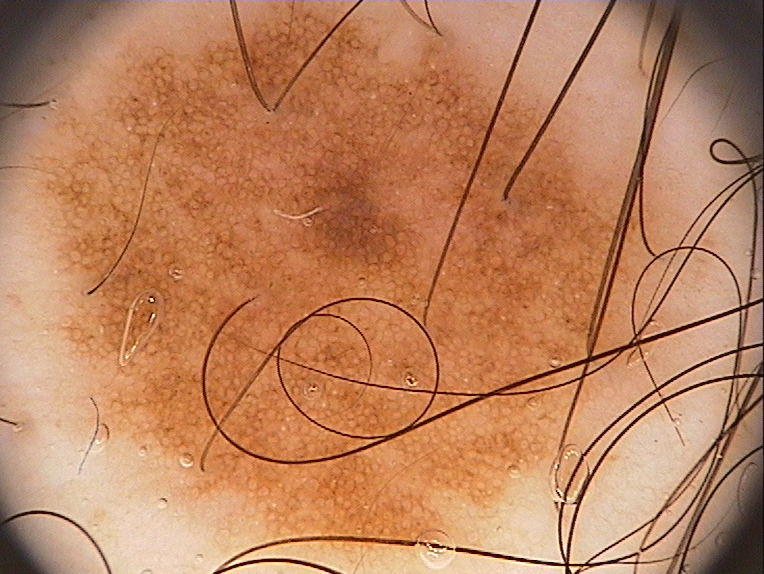
#> input picture lesion.images/image1.png, 764 x 574 px, found by its file name
$ python dull_razor.py
#> lines starting #> are read from the running program, lines starting #| are printed output that depends on the picture; after the words box and inside, x2 and y2 are one past the last pixel; in counts of white or black regions, pixels touching at a corner belong together
import cv2

#IMAGE ACQUISITION

#Input image
path='./lesion.images/image1.png'
#Read image
image=cv2.imread(path,cv2.IMREAD_COLOR)
#> image is the input picture: shape (574, 764, 3); mean B, G, R 94.1, 130.4, 188.1
#Image cropping
img=image[30:410,30:560]
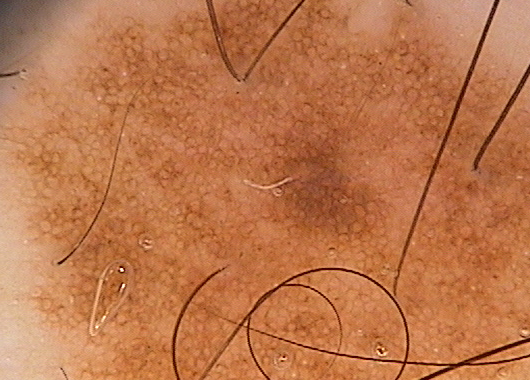
#> img: shape (380, 530, 3); mean B, G, R 76.4, 118.4, 188.8

#DULL RAZOR (REMOVE HAIR)

#Gray scale
grayScale = cv2.cvtColor(img, cv2.COLOR_RGB2GRAY )
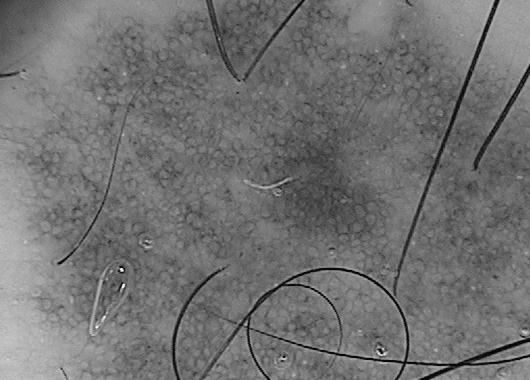
#> grayScale: shape (380, 530); min 6, max 251, mean 113.9
#Black hat filter
kernel = cv2.getStructuringElement(1,(9,9))
blackhat = cv2.morphologyEx(grayScale, cv2.MORPH_BLACKHAT, kernel)
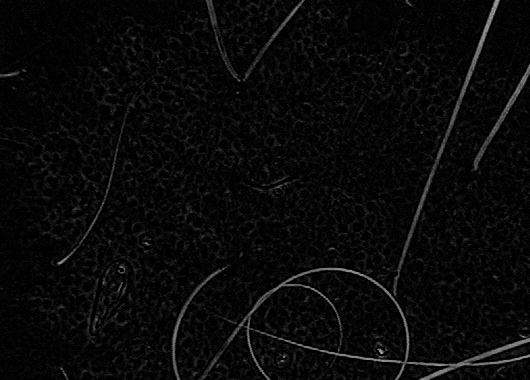
#> blackhat: shape (380, 530); min 0, max 185, mean 9.1
#Gaussian filter
bhg= cv2.GaussianBlur(blackhat,(3,3),cv2.BORDER_DEFAULT)
#Binary thresholding (MASK)
ret,mask = cv2.threshold(bhg,10,255,cv2.THRESH_BINARY)
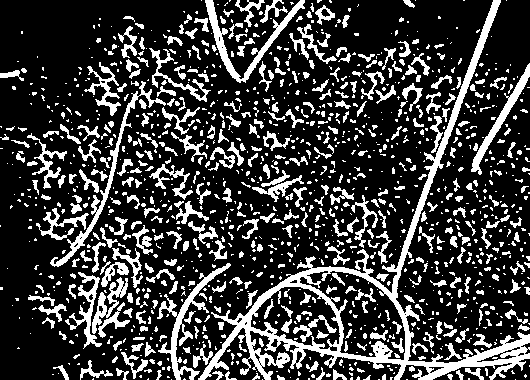
#> mask: shape (380, 530); 23.7% white; 1334 white regions (917 under 20 px), largest, box (x1, y1, x2, y2) and area: (198, 0, 530, 380) 9655, (157, 263, 231, 380) 1365, (205, 0, 305, 83) 1302
#Replace pixels of the mask
dst = cv2.inpaint(img,mask,6,cv2.INPAINT_TELEA)
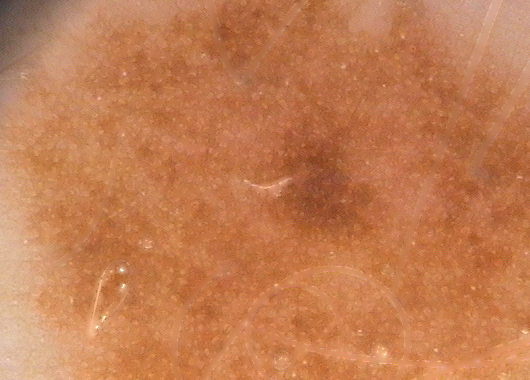
#> dst: shape (380, 530, 3); mean B, G, R 81.8, 124.4, 195

#Display images
cv2.imshow("Original image",image)
cv2.imshow("Cropped image",img)
cv2.imshow("Gray Scale image",grayScale)
cv2.imshow("Blackhat",blackhat)
cv2.imshow("Binary mask",mask)
cv2.imshow("Clean image",dst)

cv2.waitKey()
cv2.destroyAllWindows()

$ run again, with lesion.images/image2.png copied over lesion.images/image1.png
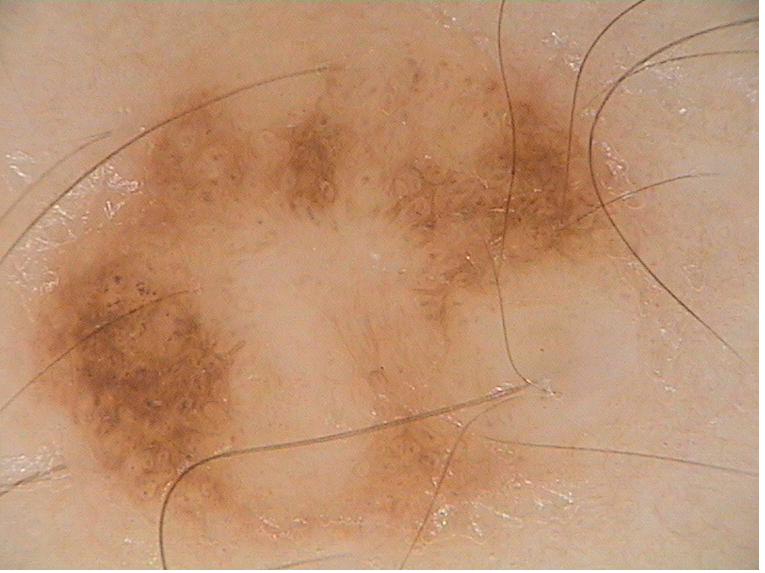
#> input picture lesion.images/image2.png, 765 x 573 px, found by its file name
#> image is the input picture: shape (573, 765, 3); mean B, G, R 114.7, 147.1, 190.7
#> `grayScale = cv2.cvtColor(img, cv2.COLOR_RGB2GRAY )`:
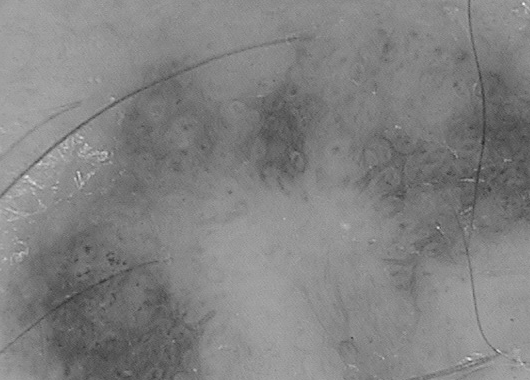
#> grayScale: shape (380, 530); min 34, max 243, mean 129.8
#> `ret,mask = cv2.threshold(bhg,10,255,cv2.THRESH_BINARY)`:
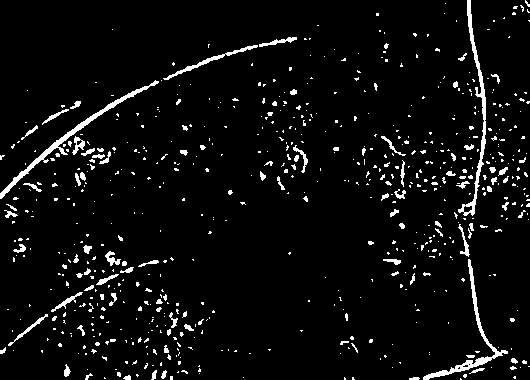
#> mask: shape (380, 530); 5% white; 672 white regions (578 under 20 px), largest, box (x1, y1, x2, y2) and area: (0, 80, 159, 199) 945, (458, 0, 486, 216) 899, (423, 259, 508, 380) 806

$ run again, with lesion.images/image3.png copied over lesion.images/image1.png
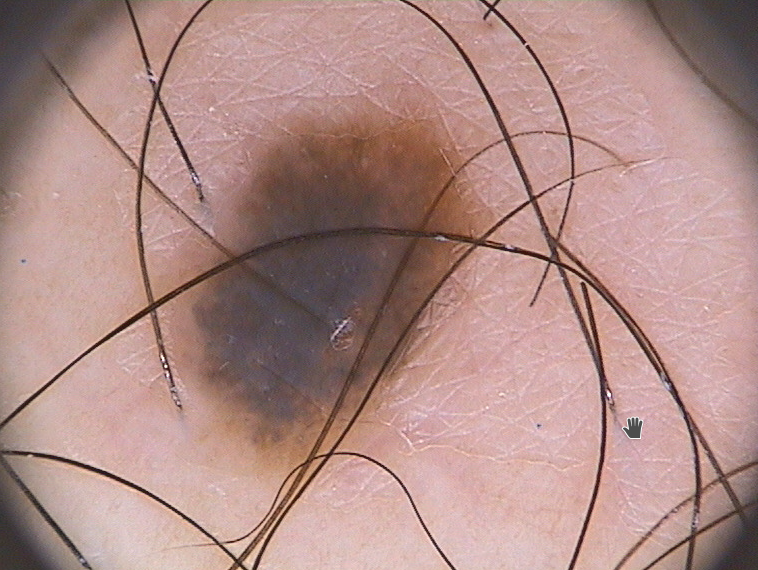
#> input picture lesion.images/image3.png, 758 x 570 px, found by its file name
#> image is the input picture: shape (570, 758, 3); mean B, G, R 135.2, 140.3, 175
#> `ret,mask = cv2.threshold(bhg,10,255,cv2.THRESH_BINARY)`:
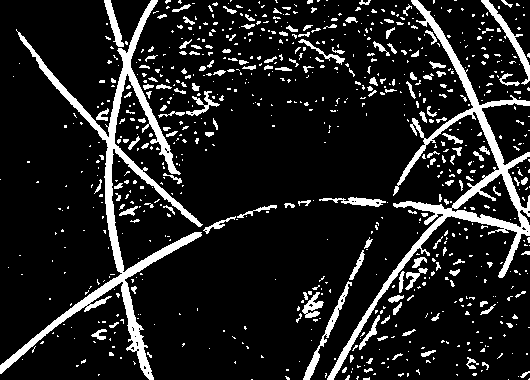
#> mask: shape (380, 530); 12.8% white; 823 white regions (667 under 20 px), largest, box (x1, y1, x2, y2) and area: (0, 0, 203, 380) 7225, (327, 0, 530, 380) 6140, (481, 0, 530, 85) 599
#> `dst = cv2.inpaint(img,mask,6,cv2.INPAINT_TELEA)`:
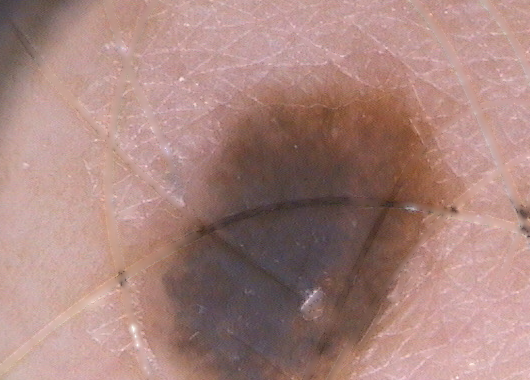
#> dst: shape (380, 530, 3); mean B, G, R 126.2, 132.4, 168.5
